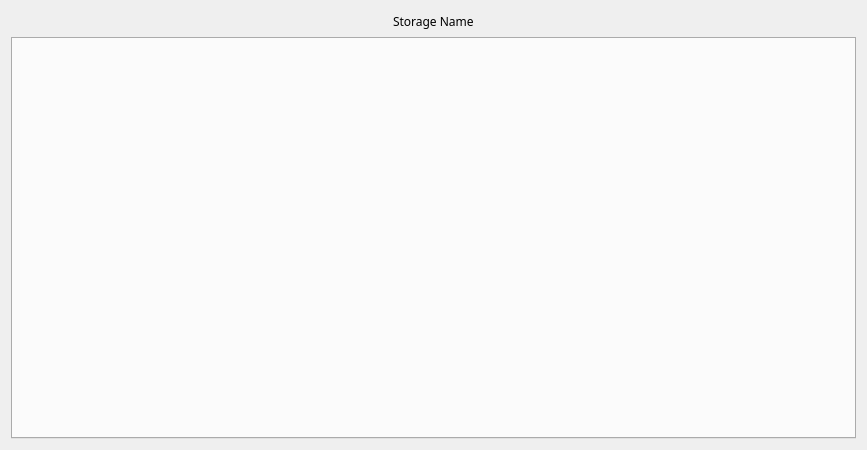
<?xml version="1.0" encoding="UTF-8"?>
<ui version="4.0">
 <class>VidStorSetting</class>
 <widget class="QWidget" name="VidStorSetting">
  <property name="geometry">
   <rect>
    <x>0</x>
    <y>0</y>
    <width>867</width>
    <height>450</height>
   </rect>
  </property>
  <property name="minimumSize">
   <size>
    <width>0</width>
    <height>0</height>
   </size>
  </property>
  <property name="maximumSize">
   <size>
    <width>16777215</width>
    <height>16777215</height>
   </size>
  </property>
  <property name="font">
   <font>
    <family>나눔스퀘어_ac</family>
   </font>
  </property>
  <property name="windowTitle">
   <string>Form</string>
  </property>
  <property name="styleSheet">
   <string notr="true"/>
  </property>
  <layout class="QVBoxLayout" name="verticalLayout">
   <item>
    <layout class="QHBoxLayout" name="horizontalLayout_2">
     <item>
      <spacer name="horizontalSpacer">
       <property name="orientation">
        <enum>Qt::Horizontal</enum>
       </property>
       <property name="sizeHint" stdset="0">
        <size>
         <width>40</width>
         <height>20</height>
        </size>
       </property>
      </spacer>
     </item>
     <item>
      <widget class="QLabel" name="storName">
       <property name="text">
        <string>Storage Name</string>
       </property>
      </widget>
     </item>
     <item>
      <spacer name="horizontalSpacer_4">
       <property name="orientation">
        <enum>Qt::Horizontal</enum>
       </property>
       <property name="sizeHint" stdset="0">
        <size>
         <width>40</width>
         <height>20</height>
        </size>
       </property>
      </spacer>
     </item>
    </layout>
   </item>
   <item>
    <widget class="QTabWidget" name="tabWidget">
     <property name="currentIndex">
      <number>-1</number>
     </property>
    </widget>
   </item>
  </layout>
 </widget>
 <resources>
  <include location="../../main/vscmainwindows.qrc"/>
 </resources>
 <connections/>
</ui>
